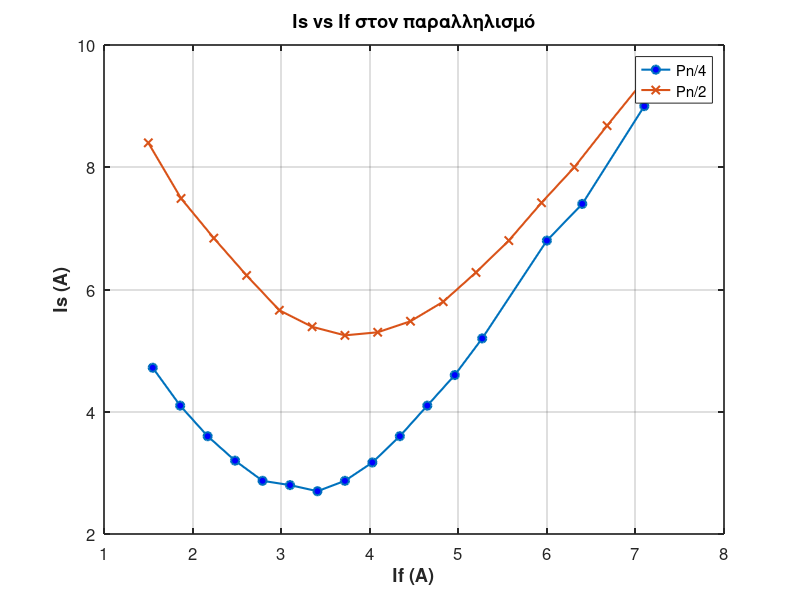

Write MATLAB code to recreate this figure.
% Data for Pn/4
If_dikt_4 = [1.55 1.86 2.17 2.48 2.79 3.1 3.41 3.72 4.03 4.34 4.65 4.96 5.27 6.0 6.4 7.1];
Is_dikt_4 = [4.72 4.1 3.6 3.2 2.87 2.8 2.7 2.87 3.17 3.6 4.1 4.6 5.2 6.8 7.4 9];
cosf_4 = 1820/(sqrt(3)*400);
cosf_4 = cosf_4./Is_dikt_4;

% Data for Pn/2
If_dikt_2 = [1.5 1.87 2.24 2.61 2.98 3.35 3.72 4.09 4.46 4.83 5.2 5.57 5.94 6.31 6.68 7.1];
Is_dikt_2 = [8.4 7.49 6.84 6.23 5.66 5.39 5.25 5.3 5.48 5.8 6.28 6.8 7.42 8 8.68 9.43];
cosf_2 = 3645/(sqrt(3)*400);
cosf_2 = cosf_2./Is_dikt_2;

figure;
plot(If_dikt_4, Is_dikt_4, '-o', 'DisplayName', 'Pn/4', 'LineWidth', 1.5, 'MarkerSize', 6, 'MarkerFaceColor', 'b');
hold on;
plot(If_dikt_2, Is_dikt_2, '-x', 'DisplayName', 'Pn/2', 'LineWidth', 1.5, 'MarkerSize', 6, 'MarkerFaceColor', 'r');
xlabel('If (A)', 'FontSize', 12, 'FontWeight', 'bold');
ylabel('Is (A)', 'FontSize', 12, 'FontWeight', 'bold');
title('Is vs If στον παραλληλισμό', 'FontSize', 14, 'FontWeight', 'bold');
legend('Location', 'best', 'FontSize', 12);
grid on;
set(gca, 'FontSize', 12, 'LineWidth', 1.2);
hold off;
